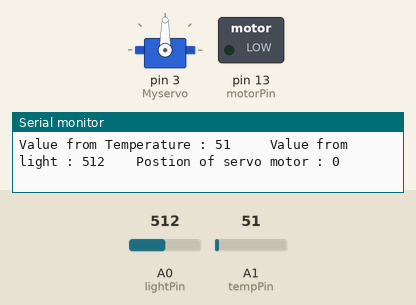
Recording of a sketch running on a simulated Arduino Uno, built with avr-gcc and run on an emulated ATmega328P. On the bench: servo, switched loads named in the sketch (green lamp = pin HIGH), the last lines printed to the serial monitor. The inputs (shaded band) are chosen by the test bench; at power-on: A0 (lightPin) = 512, A1 (tempPin) = 51.

Above: at 1.3 s.
1.4 s: A0 (lightPin) set to 484
2.9 s: A0 (lightPin) set to 461
At 3.58 s:
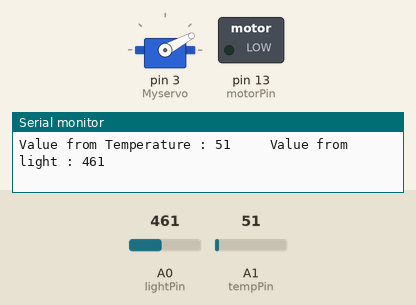
6.0 s: A1 (tempPin) set to 145
7.5 s: A1 (tempPin) set to 175
At 8.6 s:
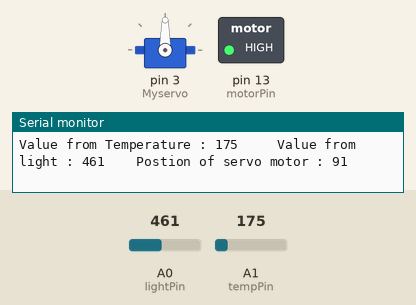
9.1 s: A0 (lightPin) set to 480
At 11.6 s:
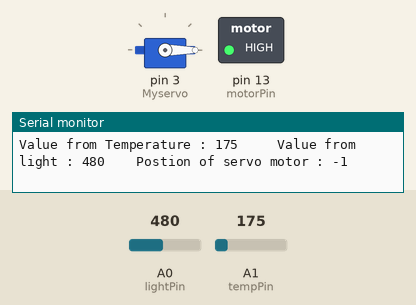
12.2 s: A1 (tempPin) set to 112
At 13.1 s:
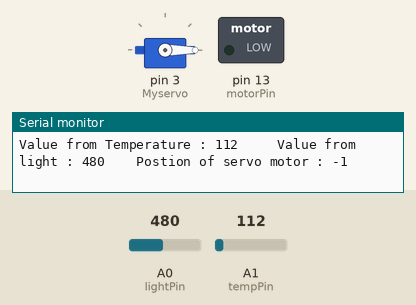
Timing chart, 0 to 15.2 s (numbered marks = the images above; inputs shaded):
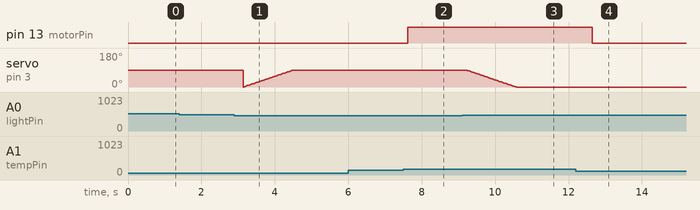

The sketch:

Sensors_and_Actuators.ino
```cpp
#define tempPin A1
#define lightPin A0
#define motorPin 13
#include<Servo.h>

Servo Myservo;
int pos;
long Vlight;
long Vtemp;


void setup()
{
  Serial.begin(9600);
  pinMode(tempPin, INPUT);
  pinMode(lightPin, INPUT);
  pinMode(motorPin, OUTPUT);
  Myservo.attach(3);
}

void loop()
{

  //Reading values from sensors.............

  Vtemp = analogRead(tempPin);
  Vlight = analogRead(lightPin);
  Serial.print("Value from Temperature : ");
  Serial.print(Vtemp);
  Serial.print("     Value from light : ");
  Serial.print(Vlight);

  //DC Motor................................

  if (Vtemp > 162) digitalWrite(motorPin, HIGH);
  else if (Vtemp <= 162) digitalWrite(motorPin, LOW);


  //Servo Motor.............................

  if (Vlight <= 470) {
    if (pos <= 0) {
      for(pos=0;pos<=90;pos++){
        Myservo.write(pos);
        delay(15);
      }
    }
  }

  else if (Vlight >= 470) {
    if (pos >= 90) {
        for(pos=90;pos>=0;pos--){
          Myservo.write(pos);
          delay(15);
        }
    }
  }

  Serial.print("    Postion of servo motor : ");
  Serial.println(pos);
  delay(500);
}
```

Measured:
- the behaviour switches between 471 and 470 on A0 (lightPin) (found by bisection; images 0 and 1)
- the behaviour switches between 162 and 163 on A1 (tempPin) (found by bisection; images 1 and 2)
- after the input at 7.5 s, pin 13 (motorPin): LOW → HIGH after 0.13 s
- after the input at 9.1 s, servo on pin 3 (Myservo): moves from 90° to 0° over 1.4 s, starting after 0.11 s
- after the input at 12.2 s, pin 13 (motorPin): HIGH → LOW after 0.44 s
